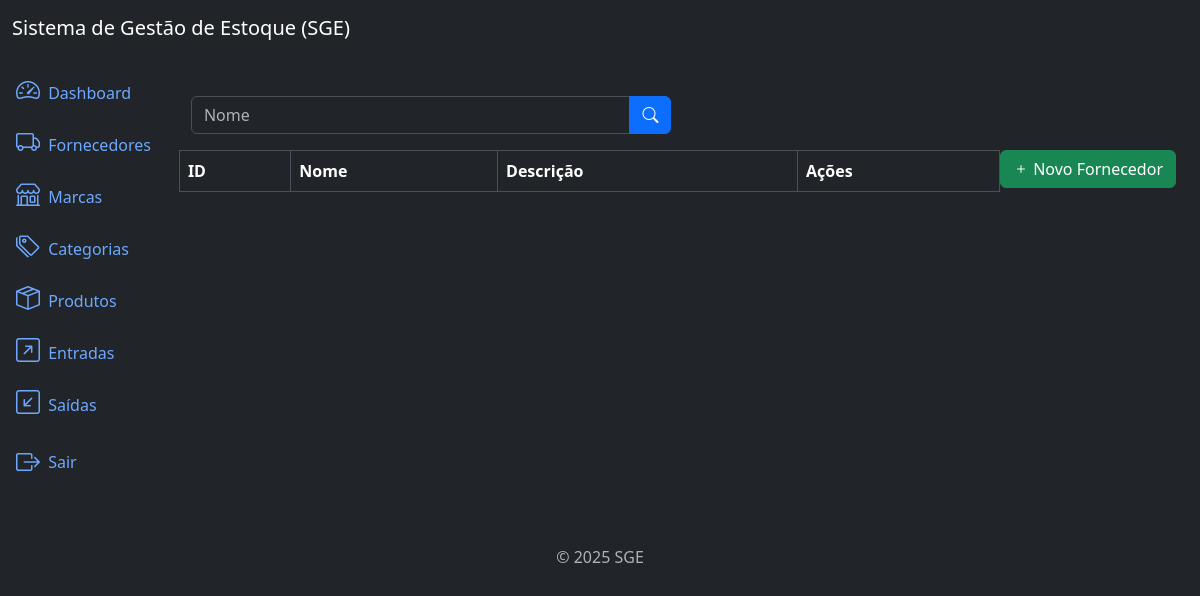
Page /suppliers/list/ (signed in) on the earlier database version.
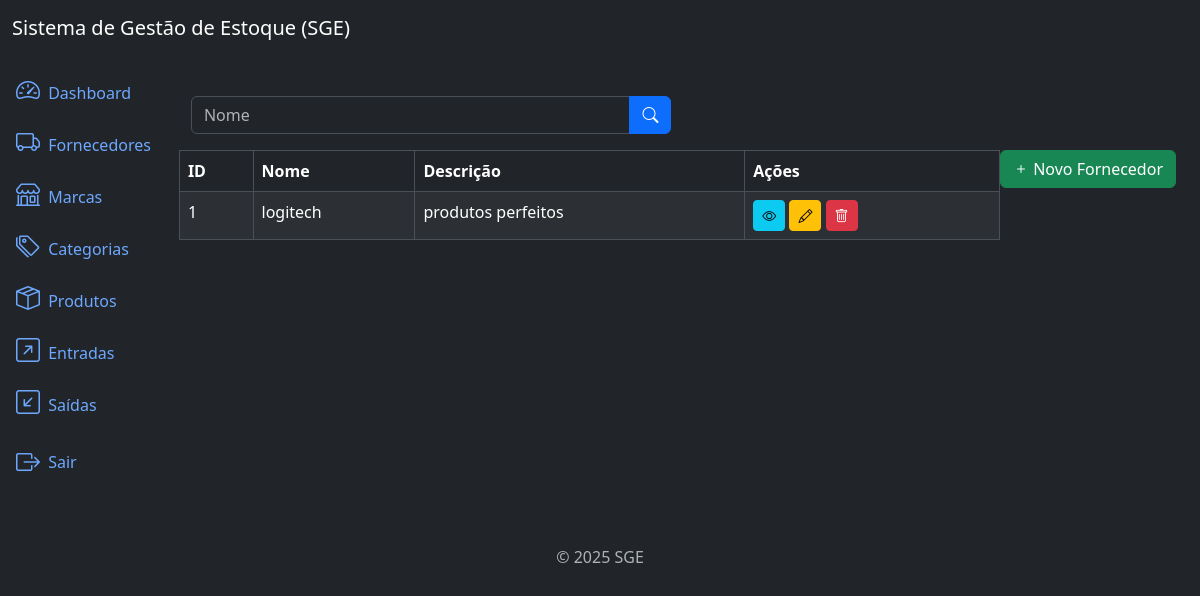
Same page on the later database version.
### suppliers/models.py (models this page shows, shortened)
class Supplier(models.Model):
    name = models.CharField(max_length=500)
    description = models.TextField(null=True, blank=True)
    created_at = models.DateTimeField(auto_now_add=True)
    updated_at =  models.DateTimeField(auto_now=True)
    class Meta:
        ordering = ['name']

### suppliers/views.py (the view)
# urls.py: path('suppliers/list/', views.SupplierListView.as_view(), name='supplier_list'),
class SupplierListView(LoginRequiredMixin, PermissionRequiredMixin,ListView):
    model = models.Supplier
    template_name = 'supplier_list.html'
    context_object_name = 'suppliers'
    paginate_by = 9
    permission_required = 'suppliers.view_supplier'
    def get_queryset(self):
        queryset = super().get_queryset()
        name = self.request.GET.get('name')
        if name:
            queryset = queryset.filter(name__icontains=name)
        return queryset

### suppliers/templates/supplier_list.html (shortened to what this page needs)
{% extends 'base.html' %}
{% block content %}
<div class="row mb-3">
    <div class="col-md-6">
            <form method="get" action="{% url 'supplier_list' %}">
             <div class="input-group">
                    <input type="text" class="form-control" name="name" placeholder="Nome" value="{{ request.GET.name }}">
                    <button type="submit" class="btn btn-primary">
                        <i class="bi bi-search"></i>
                    </button>
                </div>
            </form>
        </div>
    </div>
    {% if perms.suppliers.view_supplier %}
        <div class="col -md-6">
            <a href="{% url 'supplier_create' %}" class="btn btn-success float-end">
                 <i class="bi bi-plus"></i> Novo Fornecedor
            </a>
        </div>
    {% endif %}
</div>
<div class="table-responsive">
    <table class="table table-striped table-bordered">
        <thead class="thead-dark">
            <tr>
                <th>ID</th>
                <th>Nome</th>
                <th>Descrição</th>
                <th> Ações </th>
            </tr>
        </thead>
        <tbody>
            {% for supplier in suppliers %}
            <tr>
                <td>{{ supplier.id }}</td>
                <td>{{ supplier.name }}</td>
                <td>{{ supplier.description }}</td>
                <td>
                    {% if perms.suppliers.view_supplier %}
                        <a href="{%url "supplier_detail" supplier.id %}" class="btn btn-info btn-sm">
                            <i class="bi bi-eye"></i>
                        </a>
                    {% endif %}
                    {% if perms.suppliers.change_supplier %}
                        <a href="{%url "supplier_update" supplier.id %}" class="btn btn-warning btn-sm">
                            <i class="bi bi-pencil"></i>
                        </a>
                    {% endif %}
                    {% if perms.suppliers.delete_supplier %}
                        <a href="{%url "supplier_delete" supplier.id %}" class="btn btn-danger btn-sm">
                            <i class="bi bi-trash"></i>
                        </a>
                    {% endif %}
                </td>
            </tr>
            {% endfor %}
        </tbody>
    </table>
</div>
{% endblock %}

Differences in the rows shown:
added Supplier: id "1", name "logitech", description "produtos perfeitos"
